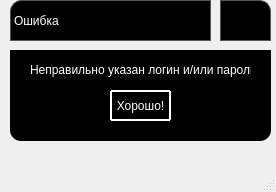
<?xml version="1.0" encoding="UTF-8"?>
<ui version="4.0">
 <class>errorinpwindow</class>
 <widget class="QMainWindow" name="errorinpwindow">
  <property name="geometry">
   <rect>
    <x>0</x>
    <y>0</y>
    <width>276</width>
    <height>192</height>
   </rect>
  </property>
  <property name="windowTitle">
   <string>MainWindow</string>
  </property>
  <property name="documentMode">
   <bool>false</bool>
  </property>
  <property name="dockNestingEnabled">
   <bool>false</bool>
  </property>
  <widget class="QWidget" name="centralwidget">
   <widget class="QPushButton" name="closebutton">
    <property name="geometry">
     <rect>
      <x>220</x>
      <y>0</y>
      <width>51</width>
      <height>41</height>
     </rect>
    </property>
    <property name="mouseTracking">
     <bool>false</bool>
    </property>
    <property name="styleSheet">
     <string notr="true">QPushButton{
border: 1px solid #555;
padding: 5 px ;
border-top-right-radius: 11px;
background: black;
}
QPushButton:hover { background: rgba(255,255,255,.2); }
QPushButton:pressed { background: white; }</string>
    </property>
    <property name="text">
     <string/>
    </property>
    <property name="icon">
     <iconset>
      <normaloff>photos/крестик.png</normaloff>photos/крестик.png</iconset>
    </property>
    <property name="default">
     <bool>false</bool>
    </property>
   </widget>
   <widget class="QLabel" name="label">
    <property name="geometry">
     <rect>
      <x>10</x>
      <y>0</y>
      <width>201</width>
      <height>41</height>
     </rect>
    </property>
    <property name="styleSheet">
     <string notr="true">QLabel{
	font: 75 italic 22pt &quot;MS Sans Serif&quot;;
color: white;
border: 1px solid #555;
border-top-left-radius: 11px;
background: black;
font-weight: 3;
text-transform: capitalize;
font-size: 25;
}</string>
    </property>
    <property name="text">
     <string>Ошибка</string>
    </property>
   </widget>
   <widget class="QGroupBox" name="groupBox_2">
    <property name="geometry">
     <rect>
      <x>10</x>
      <y>50</y>
      <width>261</width>
      <height>91</height>
     </rect>
    </property>
    <property name="styleSheet">
     <string notr="true">QGroupBox{
border-bottom-left-radius: 11px;
border-bottom-right-radius: 11px;
background: black;
}</string>
    </property>
    <property name="title">
     <string/>
    </property>
    <widget class="QLabel" name="label_13">
     <property name="geometry">
      <rect>
       <x>20</x>
       <y>20</y>
       <width>47</width>
       <height>13</height>
      </rect>
     </property>
     <property name="text">
      <string>TextLabel</string>
     </property>
    </widget>
    <widget class="QLabel" name="label_14">
     <property name="geometry">
      <rect>
       <x>20</x>
       <y>30</y>
       <width>47</width>
       <height>13</height>
      </rect>
     </property>
     <property name="text">
      <string>TextLabel</string>
     </property>
    </widget>
    <widget class="QLabel" name="label_3">
     <property name="geometry">
      <rect>
       <x>20</x>
       <y>10</y>
       <width>221</width>
       <height>20</height>
      </rect>
     </property>
     <property name="styleSheet">
      <string notr="true">color:white;</string>
     </property>
     <property name="text">
      <string>Неправильно указан логин и/или пароль.</string>
     </property>
    </widget>
    <widget class="QPushButton" name="pushButton">
     <property name="geometry">
      <rect>
       <x>100</x>
       <y>40</y>
       <width>61</width>
       <height>31</height>
      </rect>
     </property>
     <property name="styleSheet">
      <string notr="true">QPushButton {
  display: inline-block;
  color: white;
  text-decoration: none;
  user-select: none;
  outline: none;
  border: 2px solid white;
  border-radius: 1px;
  transition: 0.2s;
} 
QPushButton:hover { background: rgba(255,255,255,.2); }
QPushButton:pressed { background: white; }</string>
     </property>
     <property name="text">
      <string>Хорошо!</string>
     </property>
    </widget>
   </widget>
   <zorder>groupBox_2</zorder>
   <zorder>closebutton</zorder>
   <zorder>label</zorder>
  </widget>
  <widget class="QMenuBar" name="menubar">
   <property name="geometry">
    <rect>
     <x>0</x>
     <y>0</y>
     <width>276</width>
     <height>21</height>
    </rect>
   </property>
  </widget>
  <widget class="QStatusBar" name="statusbar"/>
 </widget>
 <resources>
  <include location="photos/photos.qrc"/>
 </resources>
 <connections/>
</ui>
